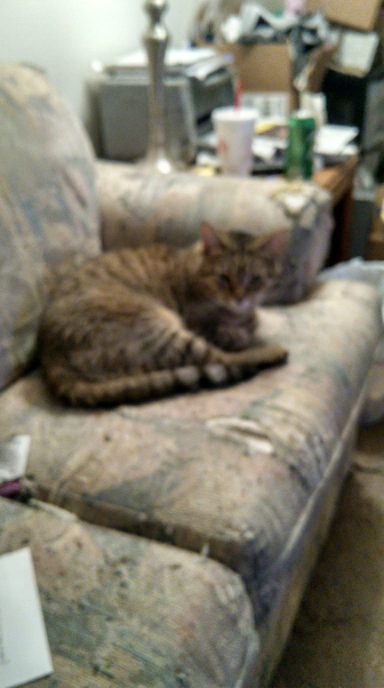
#> input picture tiktok/frame1_generic_cat.png, 768 x 1376 px (shown at 1/2 size)
$ python -i compile_video.py   (imports and definitions only)
#> lines starting #> are read from the running program, lines starting #| are printed output that depends on the picture
#!/usr/bin/env python3
"""
TikTok video compiler — Prompt Helper Gemini ad.
moviepy 2.1.x API. 9:16 (1080×1920), ~26s, Ken Burns zoom + captions + voiceover.
"""
import os
import numpy as np
from PIL import Image as PILImage

from moviepy import (
    ImageClip, AudioFileClip, CompositeVideoClip,
    concatenate_videoclips, TextClip, ColorClip,
    vfx
)

# ── Config ────────────────────────────────────────────────────────────────────
WIDTH, HEIGHT = 1080, 1920
FPS = 30
AUDIO_PATH   = "tiktok/voiceover.mp3"
OUTPUT_PATH  = "/Users/paulpark/Downloads/prompt architect/tiktok-video-1.mp4"

BG_COLOR = (10, 10, 18)

# (image_path, duration_sec, caption_text)
FRAMES = [
    ("tiktok/frame1_generic_cat.png",    3.0,  "This is what 'draw a cat' gets you on Midjourney..."),
    ("tiktok/frame2_enhanced_prompt.png",  5.0,  "Prompt Helper Gemini transforms it into..."),
    ("tiktok/frame3_cinematic_cat.png",   8.0,  "A cinematic masterpiece."),
    ("tiktok/frame4_extension_popup.png",  5.0,  "Get it free on Chrome — link in bio ↓"),
    ("tiktok/frame5_chrome_store.png",    5.0,  "Prompt Helper Gemini — Install Now"),
]


def resize_and_crop_to_16x9(src_path):
    """Load image, fit + crop to 1080×1920, return np array."""
#> called with src_path = 'frame1_generic_cat.png'
    img = PILImage.open(src_path).convert("RGB")
#> img is the input picture: PIL image 768x1376 RGB; mean R, G, B 128.2, 124, 109.2
    iw, ih = img.size
#> iw = 768; ih = 1376

    # Scale so height = 1920
    scale = HEIGHT / ih
#> scale = 1.4
    new_w = int(iw * scale)
#> new_w = 1071
    img = img.resize((new_w, HEIGHT), PILImage.LANCZOS)
#> img: PIL image 1071x1920 RGB

    if new_w > WIDTH:
        left = (new_w - WIDTH) // 2
        img = img.crop((left, 0, left + WIDTH, HEIGHT))
    elif new_w < WIDTH:
        new_img = PILImage.new("RGB", (WIDTH, HEIGHT), BG_COLOR)
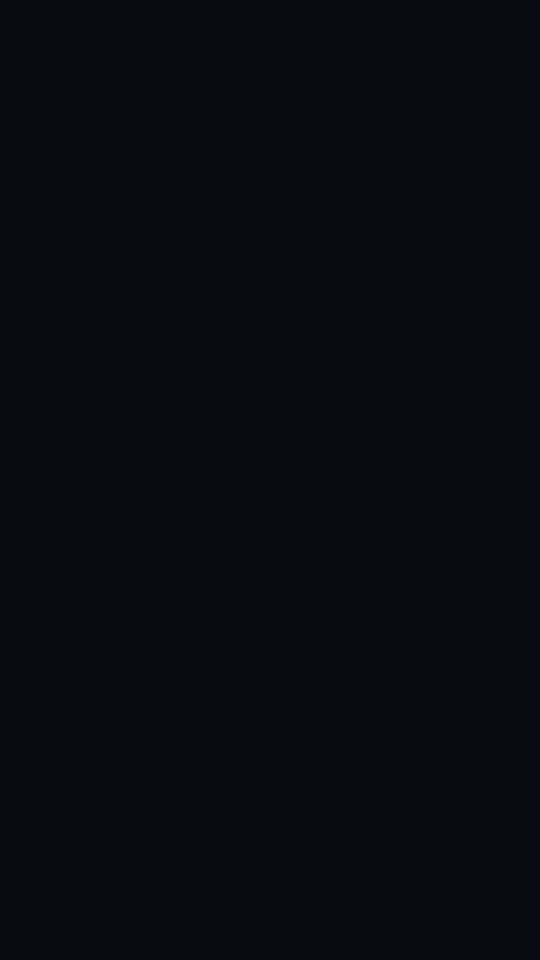
#> new_img: PIL image 1080x1920 RGB (shown at 1/2 size); mean R, G, B 10, 10, 18
        xoff = (WIDTH - new_w) // 2
#> xoff = 4
        new_img.paste(img, (xoff, 0))
        img = new_img

    return np.array(img)


# [82 lines left out: functions make_frame, build_video, not called in this run]


# [2 lines not run here, left out]

>>> result = resize_and_crop_to_16x9('frame1_generic_cat.png')
